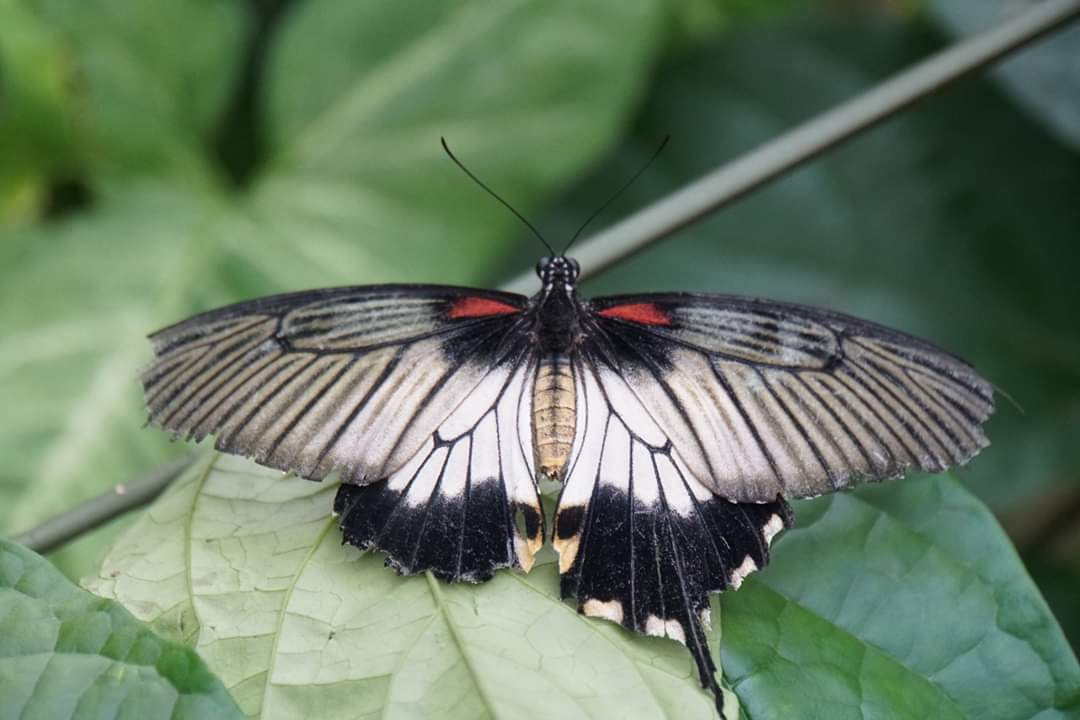
#> input picture chapter41_images/butterfly_grey.jpg, 1080 x 720 px
$ python border2.py
#> lines starting #> are read from the running program, lines starting #| are printed output that depends on the picture
# border2.py

from PIL import Image, ImageOps


def add_border(input_image, output_image, border):
#> called with input_image = 'butterfly_grey.jpg', output_image = 'butterfly_border2.jpg', border = (10, 50)
    img = Image.open(input_image)
#> img is the input picture: PIL image 1080x720 RGB; mean R, G, B 103.7, 122.3, 100.2

    if isinstance(border, int) or isinstance(border, tuple):
        bimg = ImageOps.expand(img, border=border)
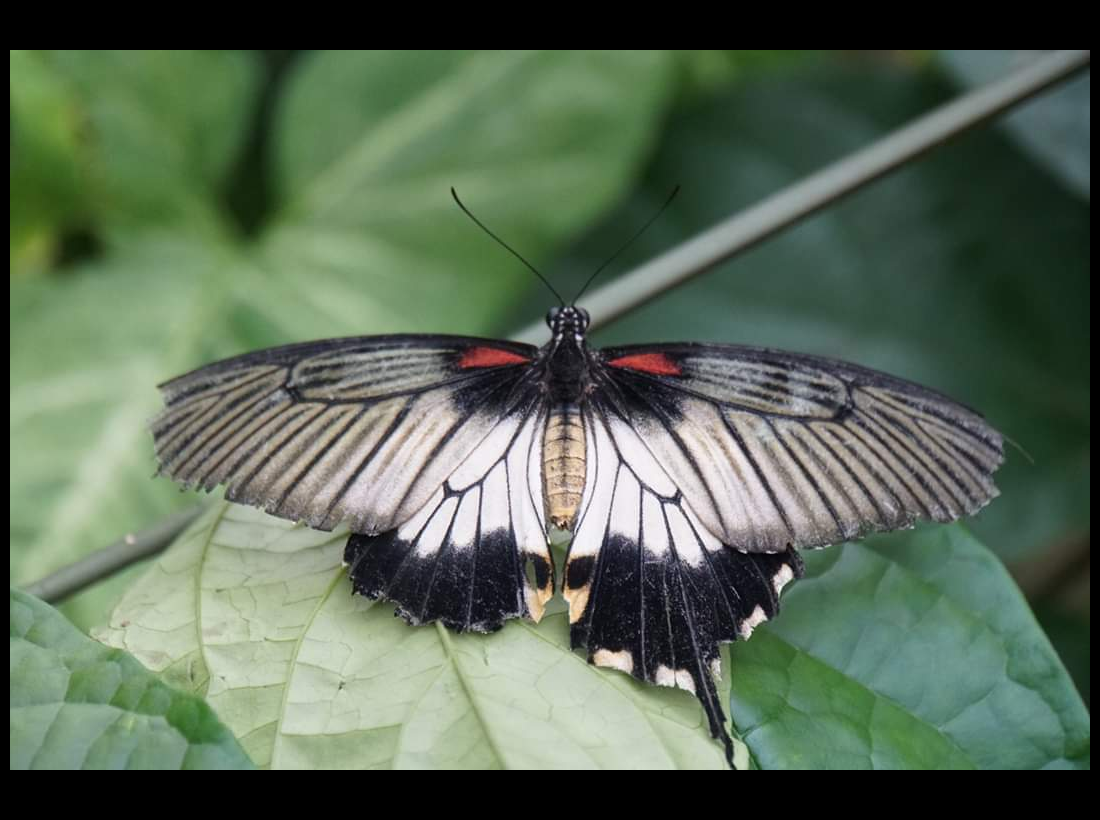
#> bimg: PIL image 1100x820 RGB; mean R, G, B 89.4, 105.5, 86.4
    else:
        raise RuntimeError('Border is not an integer or tuple!')

    bimg.save(output_image)

if __name__ == '__main__':
    in_img = 'butterfly_grey.jpg'

    add_border(in_img, output_image='butterfly_border2.jpg',
               border=(10, 50))

$ run again, with chapter41_images/butterfly.jpg copied over chapter41_images/butterfly_grey.jpg
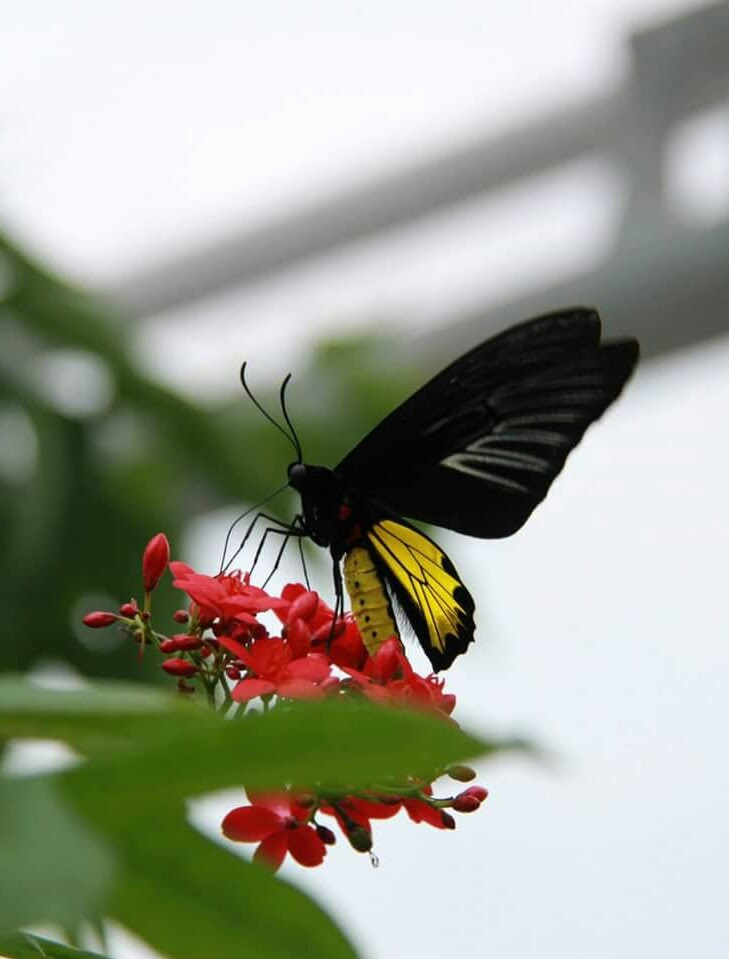
#> input picture chapter41_images/butterfly.jpg, 729 x 959 px
#> in add_border, img is the input picture: PIL image 729x959 RGB; mean R, G, B 156.4, 159.3, 145.4
#> in add_border, `bimg = ImageOps.expand(img, border=border)`:
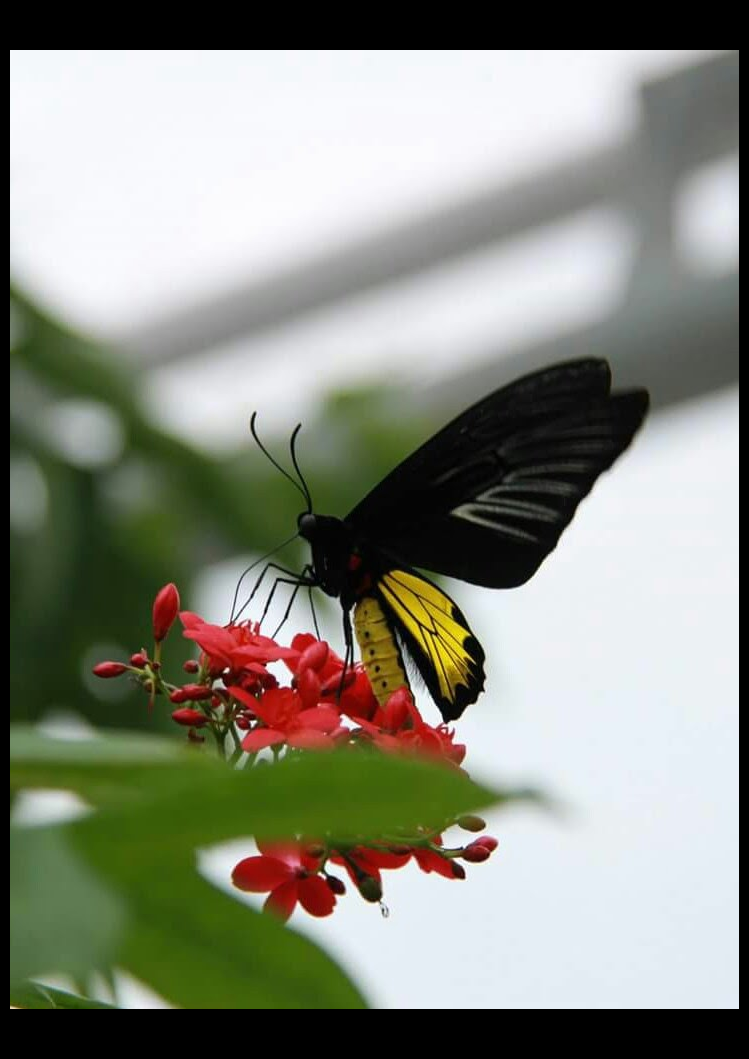
#> bimg: PIL image 749x1059 RGB; mean R, G, B 137.8, 140.4, 128.1
